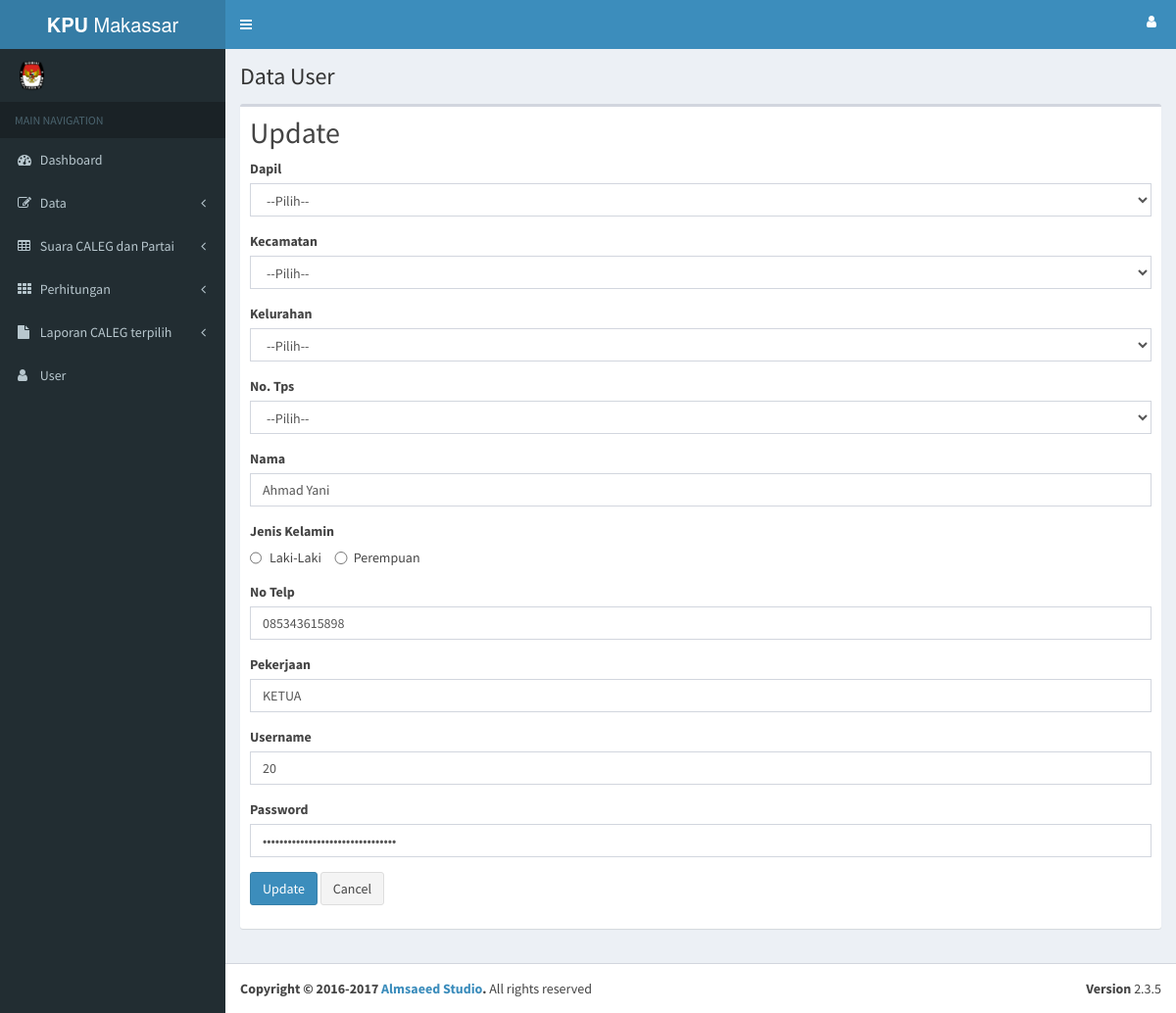
/users/update/159, run on the app's committed database.
### tables this page shows
CREATE TABLE `users` (
  `id` int(11) NOT NULL AUTO_INCREMENT,
  `id_dapil` int(11) DEFAULT NULL,
  `id_kecamatan` int(11) DEFAULT NULL,
  `id_kelurahan` int(11) DEFAULT NULL,
  `id_tps` int(11) DEFAULT NULL,
  `nama` varchar(100) DEFAULT NULL,
  `jk` varchar(1) DEFAULT NULL,
  `no_telp` varchar(15) DEFAULT NULL,
  `pekerjaan` varchar(30) DEFAULT NULL,
  `username` varchar(32) DEFAULT NULL,
  `password` varchar(64) DEFAULT NULL,
  `level` varchar(20) NOT NULL,
  `aktif` varchar(10) DEFAULT NULL,
  PRIMARY KEY (`id`) USING BTREE
);

### application/controllers/Users.php (called while the page is built, shortened)
<?php
class Users extends CI_Controller
{
    function __construct()
    {
        $this->load->model('Users_model');
        $this->load->library('form_validation');
    }
    public function update($id)
    {
        $row = $this->Users_model->get_by_id($id);
        if ($row) {
            $data = array(
                'button' => 'Update',
                'action' => site_url('users/update_action'),
        'id' => set_value('id', $row->id),
        'id_dapil' => set_value('id_dapil', $row->id_dapil),
        'id_kecamatan' => set_value('id_kecamatan', $row->id_kecamatan),
        'id_kelurahan' => set_value('id_kelurahan', $row->id_kelurahan),
		'id_tps' => set_value('id_tps', $row->id_tps),
		'nama' => set_value('nama', $row->nama),
		'jk' => set_value('jk', $row->jk),
		'no_telp' => set_value('no_telp', $row->no_telp),
		'pekerjaan' => set_value('pekerjaan', $row->pekerjaan),
		'username' => set_value('username', $row->username),
		'password' => set_value('password', $row->password),
		'level' => set_value('level', $row->level),
		'aktif' => set_value('aktif', $row->aktif),
	    );
            $data['dapil'] = $this->Users_model->get_dapil();
            $this->load->view('users/users_form', $data);
        } else {
            $this->session->set_flashdata('message', 'Record Not Found');
            redirect(site_url('users'));
        }
    }
}

### index.php (called while the page is built, shortened)
<?php
require_once BASEPATH.'core/CodeIgniter.php';

### application/models/Users_model.php (called while the page is built, shortened)
<?php
class Users_model extends CI_Model
{
    public $table = 'users';
    public $id = 'id';
    function get_dapil(){
        $this->db->order_by('id','ASC');
        $dapil = $this->db->get('tb_dapil');
        return $dapil->result_array();
    }
    function get_by_id($id)
    {
        $this->db->where($this->id, $id);
        return $this->db->get($this->table)->row();
    }
}

### application/views/users/users_form.php (the view, shortened to what this page needs)
<div class="content-wrapper">
    <section class="content-header">
        <h1>Data User</h1>
    </section>
    <section class="content">
        <div class="row">
            <div class="col-xs-12">
                <div class="box">
                    <div class="box-header">
                        <h2 style="margin-top:0px"><?php echo $button ?></h2>
                        <form action="<?php echo $action; ?>" method="post">
                            <div class="form-group">
                                <label for="varchar">Dapil <?php echo form_error('id_dapil') ?></label>
                                <select name="id_dapil" onchange="kecamatan_masuk()" class="form-control dapil" id="id_dapil">
                                <option value="">--Pilih--</option>
                                </select>
                            </div>
                            <div class="form-group">
                                <label for="varchar">Kecamatan <?php echo form_error('id_kecamatan') ?></label>
                                <select name="id_kecamatan" onchange="kelurahan_masuk()" class="form-control" id="id_kecamatan">
                                    <option value="0">--Pilih--</option>
                                </select>
                            </div>
                            <div class="form-group">
                                <label for="varchar">Kelurahan <?php echo form_error('id_kelurahan') ?></label>
                                <select name="id_kelurahan" onchange="tps_masuk()" class="form-control" id="id_kelurahan">
                                    <option value="0">--Pilih--</option>
                                </select>
                            </div>
                            <div class="form-group">
                                <label for="varchar">No. Tps <?php echo form_error('id_tps') ?></label>
                                <select name="id_tps" class="form-control" id="id_tps">
                                    <option value="0">--Pilih--</option>
                                </select>
                            </div>
                    	    <div class="form-group">
                                <label for="varchar">Nama <?php echo form_error('nama') ?></label>
                                <input type="text" class="form-control" name="nama" id="nama" placeholder="Nama" value="<?php echo $nama; ?>" />
                            </div>
                            <div class="form-group">
                                <label for="varchar">Jenis Kelamin<?php echo form_error('jk') ?></label><br>
                                <label class="radio-inline">
                                  <input value="L" class="col-md-2" type="radio" name="jk" id="jk" required/>Laki-Laki
                                </label>
                                <label  class="radio-inline">
                                  <input value="P" class="col-md-2" type="radio" name="jk" id="jk" required/>Perempuan
                                </label>
                            </div>
                    	    <div class="form-group">
                                <label for="varchar">No Telp <?php echo form_error('no_telp') ?></label>
                                <input type="text" class="form-control" name="no_telp" id="no_telp" placeholder="No Telp" value="<?php echo $no_telp; ?>" />
                            </div>
                    	    <div class="form-group">
                                <label for="varchar">Pekerjaan <?php echo form_error('pekerjaan') ?></label>
                                <input type="text" class="form-control" name="pekerjaan" id="pekerjaan" placeholder="Pekerjaan" value="<?php echo $pekerjaan; ?>" />
                            </div>
                    	    <div class="form-group">
                                <label for="varchar">Username <?php echo form_error('username') ?></label>
                                <input type="text" class="form-control" name="username" id="username" placeholder="Username" value="<?php echo $username; ?>" />
                            </div>
                    	    <div class="form-group">
                                <label for="varchar">Password <?php echo form_error('password') ?></label>
                                <input type="password" class="form-control" name="password" id="password" placeholder="Password" value="<?php echo $password; ?>" />
                            </div>
                    	    <button type="submit" class="btn btn-primary"><?php echo $button ?></button>
                    	    <a href="<?php echo site_url('users') ?>" class="btn btn-default">Cancel</a>
                    	</form>
                    </div>
                </div>
            </div>
        </div>
    </section>
</div>

### data on the page
users: nama "Ahmad Yani", no_telp "085343615898", pekerjaan "KETUA", username "20"

### other printed values
$button "Update"
